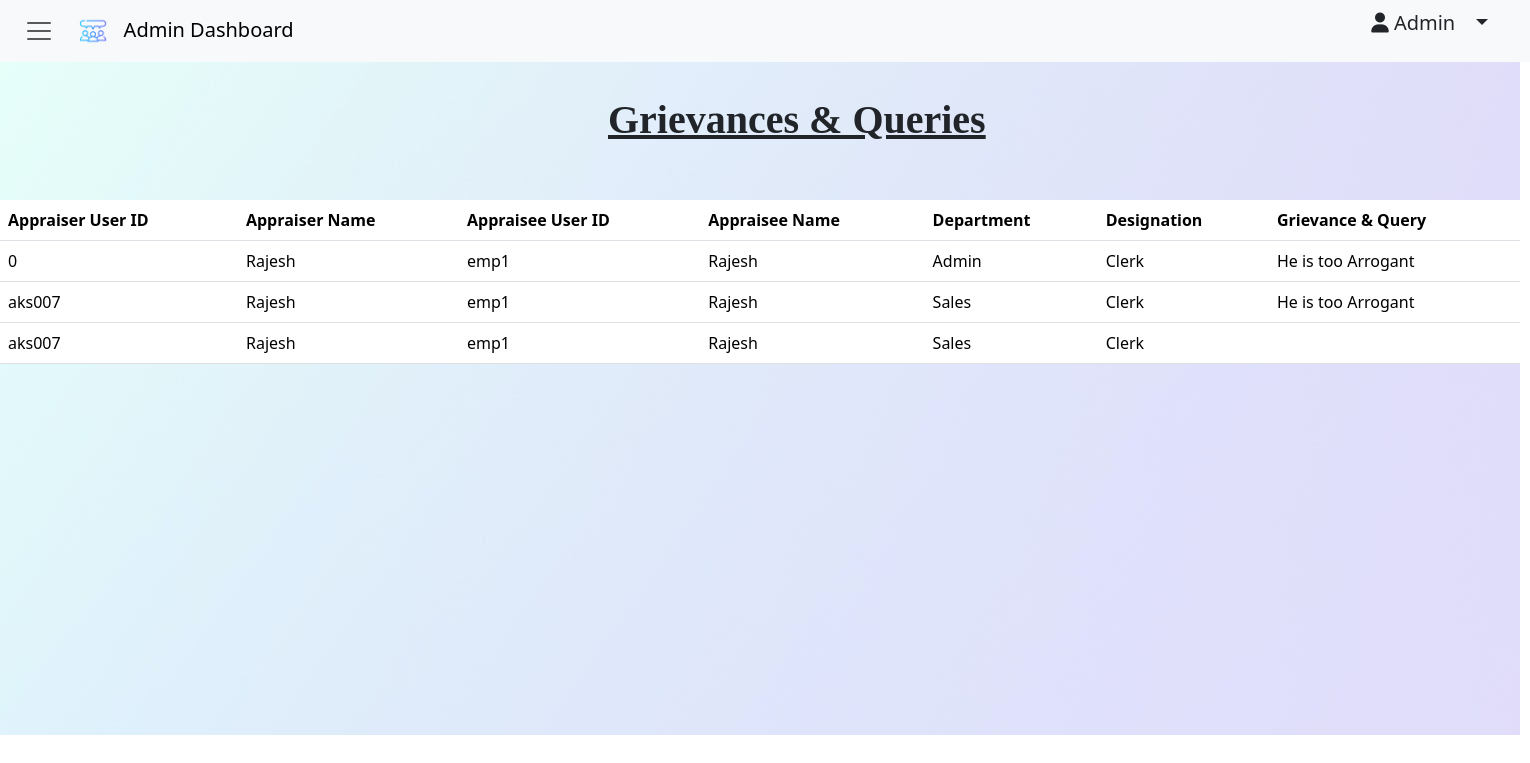
The page /admin_grievance/ on the database its author committed.
### employeeapp/models.py (models this page shows)
class Grievance(models.Model):
    appraiseruserid=models.CharField(max_length=100, default=0)
    appraiseeuserid=models.CharField(max_length=100, default=0)
    name=models.CharField(max_length=256, null=False, blank=False)
    department=models.CharField(max_length=128,default='admin')
    designation=models.CharField(max_length=128,default='clerk')
    grievance=models.TextField()

### adminapp/views.py (the view)
# urls.py: path('admin_grievance/', views.admin_grievance, name='admin_grievance'),
def admin_grievance(request):
    gri= Grievance.objects.all()
    return render(request, "admin_grievance.html", { 'grievance': gri})

### adminapp/templates/admin_grievance.html (shortened to what this page needs)
<!DOCTYPE html>
<html lang="en">
{% load static %}
<head>
    <link href="bootstrap.css" rel="stylesheet">
    <link href="https://cdn.jsdelivr.net/npm/bootstrap@5.3.3/dist/css/bootstrap.min.css" rel="stylesheet"
>
    <link rel="stylesheet" href="https://cdnjs.cloudflare.com/ajax/libs/font-awesome/6.5.2/css/all.min.css" />
</head>
<body>
    <div id="outer">
        <div id="navbar">
            <nav class="navbar bg-body-tertiary fixed-top">
                <div class="container-fluid">
                    <button class="navbar-toggler" id="navtoggler" type="button" data-bs-toggle="offcanvas"
                        data-bs-target="#offcanvasNavbar" aria-controls="offcanvasNavbar"
                        aria-label="Toggle navigation">
                        <span class="navbar-toggler-icon">
                            <a class="navbar-brand" id="nav-title" href="#">
                                <img src="../static/logo.png" alt="Logo" width="30" height="30"
                                    class="d-inline-block align-text-top">
                                &nbsp;
                                Admin Dashboard
                            </a>
                        </span>
                    </button>
                    <ul>
                        <li class="nav-item dropdown">
                            <a class="nav-link dropdown-toggle" href="#" role="button" data-bs-toggle="dropdown"
                                aria-expanded="false" style="font-size: 20px;"><i class="fa-solid fa-user"></i>
                                Admin &nbsp;
                            </a>
                        </li>
                    </ul>
                </div>
            </nav>
        </div>
        <div id="body">
            <h1><b><u>Grievances & Queries</u></b></h1>
            <br /><br />
            <table class="table">
                <thead>
                    <tr>
                        <th scope="col">Appraiser User ID</th>
                        <th scope="col">Appraiser Name</th>
                        <th scope="col">Appraisee User ID</th>
                        <th scope="col">Appraisee Name</th>
                        <th scope="col">Department</th>
                        <th scope="col">Designation</th>
                        <th scope="col">Grievance & Query</th>
                    </tr>
                </thead>
                <tbody>
                    {% for a in grievance %}
                    <tr>
                        <td>{{a.appraiseruserid}}</td>
                        <td>{{a.name}}</td>
                        <td>{{a.appraiseeuserid}}</td>
                        <td>{{a.name}}</td>
                        <td>{{a.department}}</td>
                        <td>{{a.designation}}</td>
                        <td>{{a.grievance}}</td>
                    </tr>
                    {% endfor %}
                </tbody>
            </table>
        </div>
    </div>
</body>
</html>

### adminapp/templates/admin_grievance.html (style rules this page uses)
#outer { height: 735px; width: 1520px; background-image: url(../static/background.jpg); }
#navbar { height: 50px; }
#navtoggler { border: none; }
#nav-title { margin-left: 180%; }
.container-fluid ul { margin-right: 2%; list-style-type: none; }
#body h1 { font-family: calibri; margin-top: 3%; margin-left: 40%; }

### rows shown on the page
Grievance: appraiseruserid "0", name "Rajesh", appraiseeuserid "emp1", department "Admin", designation "Clerk", grievance "He is too Arrogant"
Grievance: appraiseruserid "aks007", name "Rajesh", appraiseeuserid "emp1", department "Sales", designation "Clerk", grievance "He is too Arrogant"
Grievance: appraiseruserid "aks007", name "Rajesh", appraiseeuserid "emp1", department "Sales", designation "Clerk"
